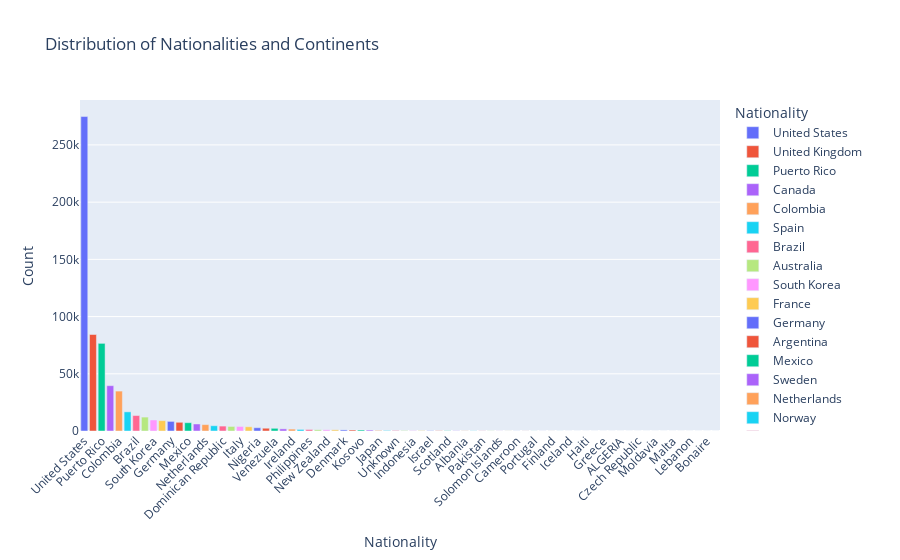

Write notebook code for a chart like this one.
### Code cell
nationality_df = pd.DataFrame({'Nationality': nationality_counts.index, 'Count': nationality_counts.values})
fig_nationality = px.bar(nationality_df, x='Nationality', y='Count', color='Nationality',
                         title='Distribution of Nationalities and Continents')
fig_nationality.update_layout(xaxis_title='Nationality', yaxis_title='Count', xaxis_tickangle=-45)
fig_nationality.show()

### Figure 1 — Plotly figure (JSON) as saved in the notebook; plotly's stock layout.template omitted (floating-point values rounded to 4 significant figures)
{"data": [{"alignmentgroup": "True", "hovertemplate": "Nationality=%{x}<br>Count=%{y}<extra></extra>", "legendgroup": "United States", "marker": {"color": "#636efa", "pattern": {"shape": ""}}, "name": "United States", "offsetgroup": "United States", "orientation": "v", "showlegend": true, "textposition": "auto", "type": "bar", "x": ["United States"], "xaxis": "x", "y": [274804], "yaxis": "y"}, {"alignmentgroup": "True", "hovertemplate": "Nationality=%{x}<br>Count=%{y}<extra></extra>", "legendgroup": "United Kingdom", "marker": {"color": "#EF553B", "pattern": {"shape": ""}}, "name": "United Kingdom", "offsetgroup": "United Kingdom", "orientation": "v", "showlegend": true, "textposition": "auto", "type": "bar", "x": ["United Kingdom"], "xaxis": "x", "y": [84336], "yaxis": "y"}, {"alignmentgroup": "True", "hovertemplate": "Nationality=%{x}<br>Count=%{y}<extra></extra>", "legendgroup": "Puerto Rico", "marker": {"color": "#00cc96", "pattern": {"shape": ""}}, "name": "Puerto Rico", "offsetgroup": "Puerto Rico", "orientation": "v", "showlegend": true, "textposition": "auto", "type": "bar", "x": ["Puerto Rico"], "xaxis": "x", "y": [76600], "yaxis": "y"}, {"alignmentgroup": "True", "hovertemplate": "Nationality=%{x}<br>Count=%{y}<extra></extra>", "legendgroup": "Canada", "marker": {"color": "#ab63fa", "pattern": {"shape": ""}}, "name": "Canada", "offsetgroup": "Canada", "orientation": "v", "showlegend": true, "textposition": "auto", "type": "bar", "x": ["Canada"], "xaxis": "x", "y": [39602], "yaxis": "y"}, {"alignmentgroup": "True", "hovertemplate": "Nationality=%{x}<br>Count=%{y}<extra></extra>", "legendgroup": "Colombia", "marker": {"color": "#FFA15A", "pattern": {"shape": ""}}, "name": "Colombia", "offsetgroup": "Colombia", "orientation": "v", "showlegend": true, "textposition": "auto", "type": "bar", "x": ["Colombia"], "xaxis": "x", "y": [34889], "yaxis": "y"}, {"alignmentgroup": "True", "hovertemplate": "Nationality=%{x}<br>Count=%{y}<extra></extra>", "legendgroup": "Spain", "marker": {"color": "#19d3f3", "pattern": {"shape": ""}}, "name": "Spain", "offsetgroup": "Spain", "orientation": "v", "showlegend": true, "textposition": "auto", "type": "bar", "x": ["Spain"], "xaxis": "x", "y": [16743], "yaxis": "y"}, {"alignmentgroup": "True", "hovertemplate": "Nationality=%{x}<br>Count=%{y}<extra></extra>", "legendgroup": "Brazil", "marker": {"color": "#FF6692", "pattern": {"shape": ""}}, "name": "Brazil", "offsetgroup": "Brazil", "orientation": "v", "showlegend": true, "textposition": "auto", "type": "bar", "x": ["Brazil"], "xaxis": "x", "y": [13511], "yaxis": "y"}, {"alignmentgroup": "True", "hovertemplate": "Nationality=%{x}<br>Count=%{y}<extra></extra>", "legendgroup": "Australia", "marker": {"color": "#B6E880", "pattern": {"shape": ""}}, "name": "Australia", "offsetgroup": "Australia", "orientation": "v", "showlegend": true, "textposition": "auto", "type": "bar", "x": ["Australia"], "xaxis": "x", "y": [12164], "yaxis": "y"}, {"alignmentgroup": "True", "hovertemplate": "Nationality=%{x}<br>Count=%{y}<extra></extra>", "legendgroup": "South Korea", "marker": {"color": "#FF97FF", "pattern": {"shape": ""}}, "name": "South Korea", "offsetgroup": "South Korea", "orientation": "v", "showlegend": true, "textposition": "auto", "type": "bar", "x": ["South Korea"], "xaxis": "x", "y": [9632], "yaxis": "y"}, {"alignmentgroup": "True", "hovertemplate": "Nationality=%{x}<br>Count=%{y}<extra></extra>", "legendgroup": "France", "marker": {"color": "#FECB52", "pattern": {"shape": ""}}, "name": "France", "offsetgroup": "France", "orientation": "v", "showlegend": true, "textposition": "auto", "type": "bar", "x": ["France"], "xaxis": "x", "y": [9052], "yaxis": "y"}, {"alignmentgroup": "True", "hovertemplate": "Nationality=%{x}<br>Count=%{y}<extra></extra>", "legendgroup": "Germany", "marker": {"color": "#636efa", "pattern": {"shape": ""}}, "name": "Germany", "offsetgroup": "Germany", "orientation": "v", "showlegend": true, "textposition": "auto", "type": "bar", "x": ["Germany"], "xaxis": "x", "y": [8388], "yaxis": "y"}, {"alignmentgroup": "True", "hovertemplate": "Nationality=%{x}<br>Count=%{y}<extra></extra>", "legendgroup": "Argentina", "marker": {"color": "#EF553B", "pattern": {"shape": ""}}, "name": "Argentina", "offsetgroup": "Argentina", "orientation": "v", "showlegend": true, "textposition": "auto", "type": "bar", "x": ["Argentina"], "xaxis": "x", "y": [7614], "yaxis": "y"}, {"alignmentgroup": "True", "hovertemplate": "Nationality=%{x}<br>Count=%{y}<extra></extra>", "legendgroup": "Mexico", "marker": {"color": "#00cc96", "pattern": {"shape": ""}}, "name": "Mexico", "offsetgroup": "Mexico", "orientation": "v", "showlegend": true, "textposition": "auto", "type": "bar", "x": ["Mexico"], "xaxis": "x", "y": [7255], "yaxis": "y"}, {"alignmentgroup": "True", "hovertemplate": "Nationality=%{x}<br>Count=%{y}<extra></extra>", "legendgroup": "Sweden", "marker": {"color": "#ab63fa", "pattern": {"shape": ""}}, "name": "Sweden", "offsetgroup": "Sweden", "orientation": "v", "showlegend": true, "textposition": "auto", "type": "bar", "x": ["Sweden"], "xaxis": "x", "y": [6144], "yaxis": "y"}, {"alignmentgroup": "True", "hovertemplate": "Nationality=%{x}<br>Count=%{y}<extra></extra>", "legendgroup": "Netherlands", "marker": {"color": "#FFA15A", "pattern": {"shape": ""}}, "name": "Netherlands", "offsetgroup": "Netherlands", "orientation": "v", "showlegend": true, "textposition": "auto", "type": "bar", "x": ["Netherlands"], "xaxis": "x", "y": [5580], "yaxis": "y"}, {"alignmentgroup": "True", "hovertemplate": "Nationality=%{x}<br>Count=%{y}<extra></extra>", "legendgroup": "Norway", "marker": {"color": "#19d3f3", "pattern": {"shape": ""}}, "name": "Norway", "offsetgroup": "Norway", "orientation": "v", "showlegend": true, "textposition": "auto", "type": "bar", "x": ["Norway"], "xaxis": "x", "y": [4612], "yaxis": "y"}, {"alignmentgroup": "True", "hovertemplate": "Nationality=%{x}<br>Count=%{y}<extra></extra>", "legendgroup": "Dominican Republic", "marker": {"color": "#FF6692", "pattern": {"shape": ""}}, "name": "Dominican Republic", "offsetgroup": "Dominican Republic", "orientation": "v", "showlegend": true, "textposition": "auto", "type": "bar", "x": ["Dominican Republic"], "xaxis": "x", "y": [4304], "yaxis": "y"}, {"alignmentgroup": "True", "hovertemplate": "Nationality=%{x}<br>Count=%{y}<extra></extra>", "legendgroup": "Cuba", "marker": {"color": "#B6E880", "pattern": {"shape": ""}}, "name": "Cuba", "offsetgroup": "Cuba", "orientation": "v", "showlegend": true, "textposition": "auto", "type": "bar", "x": ["Cuba"], "xaxis": "x", "y": [3983], "yaxis": "y"}, {"alignmentgroup": "True", "hovertemplate": "Nationality=%{x}<br>Count=%{y}<extra></extra>", "legendgroup": "Italy", "marker": {"color": "#FF97FF", "pattern": {"shape": ""}}, "name": "Italy", "offsetgroup": "Italy", "orientation": "v", "showlegend": true, "textposition": "auto", "type": "bar", "x": ["Italy"], "xaxis": "x", "y": [3948], "yaxis": "y"}, {"alignmentgroup": "True", "hovertemplate": "Nationality=%{x}<br>Count=%{y}<extra></extra>", "legendgroup": "Panama", "marker": {"color": "#FECB52", "pattern": {"shape": ""}}, "name": "Panama", "offsetgroup": "Panama", "orientation": "v", "showlegend": true, "textposition": "auto", "type": "bar", "x": ["Panama"], "xaxis": "x", "y": [3699], "yaxis": "y"}, {"alignmentgroup": "True", "hovertemplate": "Nationality=%{x}<br>Count=%{y}<extra></extra>", "legendgroup": "Nigeria", "marker": {"color": "#636efa", "pattern": {"shape": ""}}, "name": "Nigeria", "offsetgroup": "Nigeria", "orientation": "v", "showlegend": true, "textposition": "auto", "type": "bar", "x": ["Nigeria"], "xaxis": "x", "y": [2863], "yaxis": "y"}, {"alignmentgroup": "True", "hovertemplate": "Nationality=%{x}<br>Count=%{y}<extra></extra>", "legendgroup": "Jamaica", "marker": {"color": "#EF553B", "pattern": {"shape": ""}}, "name": "Jamaica", "offsetgroup": "Jamaica", "orientation": "v", "showlegend": true, "textposition": "auto", "type": "bar", "x": ["Jamaica"], "xaxis": "x", "y": [2426], "yaxis": "y"}, {"alignmentgroup": "True", "hovertemplate": "Nationality=%{x}<br>Count=%{y}<extra></extra>", "legendgroup": "Venezuela", "marker": {"color": "#00cc96", "pattern": {"shape": ""}}, "name": "Venezuela", "offsetgroup": "Venezuela", "orientation": "v", "showlegend": true, "textposition": "auto", "type": "bar", "x": ["Venezuela"], "xaxis": "x", "y": [2347], "yaxis": "y"}, {"alignmentgroup": "True", "hovertemplate": "Nationality=%{x}<br>Count=%{y}<extra></extra>", "legendgroup": "Russia", "marker": {"color": "#ab63fa", "pattern": {"shape": ""}}, "name": "Russia", "offsetgroup": "Russia", "orientation": "v", "showlegend": true, "textposition": "auto", "type": "bar", "x": ["Russia"], "xaxis": "x", "y": [1857], "yaxis": "y"}, {"alignmentgroup": "True", "hovertemplate": "Nationality=%{x}<br>Count=%{y}<extra></extra>", "legendgroup": "Ireland", "marker": {"color": "#FFA15A", "pattern": {"shape": ""}}, "name": "Ireland", "offsetgroup": "Ireland", "orientation": "v", "showlegend": true, "textposition": "auto", "type": "bar", "x": ["Ireland"], "xaxis": "x", "y": [1662], "yaxis": "y"}, {"alignmentgroup": "True", "hovertemplate": "Nationality=%{x}<br>Count=%{y}<extra></extra>", "legendgroup": "India", "marker": {"color": "#19d3f3", "pattern": {"shape": ""}}, "name": "India", "offsetgroup": "India", "orientation": "v", "showlegend": true, "textposition": "auto", "type": "bar", "x": ["India"], "xaxis": "x", "y": [1360], "yaxis": "y"}, {"alignmentgroup": "True", "hovertemplate": "Nationality=%{x}<br>Count=%{y}<extra></extra>", "legendgroup": "Philippines", "marker": {"color": "#FF6692", "pattern": {"shape": ""}}, "name": "Philippines", "offsetgroup": "Philippines", "orientation": "v", "showlegend": true, "textposition": "auto", "type": "bar", "x": ["Philippines"], "xaxis": "x", "y": [1316], "yaxis": "y"}, {"alignmentgroup": "True", "hovertemplate": "Nationality=%{x}<br>Count=%{y}<extra></extra>", "legendgroup": "Belgium", "marker": {"color": "#B6E880", "pattern": {"shape": ""}}, "name": "Belgium", "offsetgroup": "Belgium", "orientation": "v", "showlegend": true, "textposition": "auto", "type": "bar", "x": ["Belgium"], "xaxis": "x", "y": [1108], "yaxis": "y"}, {"alignmentgroup": "True", "hovertemplate": "Nationality=%{x}<br>Count=%{y}<extra></extra>", "legendgroup": "New Zealand", "marker": {"color": "#FF97FF", "pattern": {"shape": ""}}, "name": "New Zealand", "offsetgroup": "New Zealand", "orientation": "v", "showlegend": true, "textposition": "auto", "type": "bar", "x": ["New Zealand"], "xaxis": "x", "y": [1051], "yaxis": "y"}, {"alignmentgroup": "True", "hovertemplate": "Nationality=%{x}<br>Count=%{y}<extra></extra>", "legendgroup": "Barbados", "marker": {"color": "#FECB52", "pattern": {"shape": ""}}, "name": "Barbados", "offsetgroup": "Barbados", "orientation": "v", "showlegend": true, "textposition": "auto", "type": "bar", "x": ["Barbados"], "xaxis": "x", "y": [1047], "yaxis": "y"}, {"alignmentgroup": "True", "hovertemplate": "Nationality=%{x}<br>Count=%{y}<extra></extra>", "legendgroup": "Denmark", "marker": {"color": "#636efa", "pattern": {"shape": ""}}, "name": "Denmark", "offsetgroup": "Denmark", "orientation": "v", "showlegend": true, "textposition": "auto", "type": "bar", "x": ["Denmark"], "xaxis": "x", "y": [951], "yaxis": "y"}, {"alignmentgroup": "True", "hovertemplate": "Nationality=%{x}<br>Count=%{y}<extra></extra>", "legendgroup": "Chili", "marker": {"color": "#EF553B", "pattern": {"shape": ""}}, "name": "Chili", "offsetgroup": "Chili", "orientation": "v", "showlegend": true, "textposition": "auto", "type": "bar", "x": ["Chili"], "xaxis": "x", "y": [863], "yaxis": "y"}, {"alignmentgroup": "True", "hovertemplate": "Nationality=%{x}<br>Count=%{y}<extra></extra>", "legendgroup": "Kosovo", "marker": {"color": "#00cc96", "pattern": {"shape": ""}}, "name": "Kosovo", "offsetgroup": "Kosovo", "orientation": "v", "showlegend": true, "textposition": "auto", "type": "bar", "x": ["Kosovo"], "xaxis": "x", "y": [861], "yaxis": "y"}, {"alignmentgroup": "True", "hovertemplate": "Nationality=%{x}<br>Count=%{y}<extra></extra>", "legendgroup": "Morocco", "marker": {"color": "#ab63fa", "pattern": {"shape": ""}}, "name": "Morocco", "offsetgroup": "Morocco", "orientation": "v", "showlegend": true, "textposition": "auto", "type": "bar", "x": ["Morocco"], "xaxis": "x", "y": [815], "yaxis": "y"}, {"alignmentgroup": "True", "hovertemplate": "Nationality=%{x}<br>Count=%{y}<extra></extra>", "legendgroup": "Japan", "marker": {"color": "#FFA15A", "pattern": {"shape": ""}}, "name": "Japan", "offsetgroup": "Japan", "orientation": "v", "showlegend": true, "textposition": "auto", "type": "bar", "x": ["Japan"], "xaxis": "x", "y": [520], "yaxis": "y"}, {"alignmentgroup": "True", "hovertemplate": "Nationality=%{x}<br>Count=%{y}<extra></extra>", "legendgroup": "Lithuania", "marker": {"color": "#19d3f3", "pattern": {"shape": ""}}, "name": "Lithuania", "offsetgroup": "Lithuania", "orientation": "v", "showlegend": true, "textposition": "auto", "type": "bar", "x": ["Lithuania"], "xaxis": "x", "y": [466], "yaxis": "y"}, {"alignmentgroup": "True", "hovertemplate": "Nationality=%{x}<br>Count=%{y}<extra></extra>", "legendgroup": "Unknown", "marker": {"color": "#FF6692", "pattern": {"shape": ""}}, "name": "Unknown", "offsetgroup": "Unknown", "orientation": "v", "showlegend": true, "textposition": "auto", "type": "bar", "x": ["Unknown"], "xaxis": "x", "y": [465], "yaxis": "y"}, {"alignmentgroup": "True", "hovertemplate": "Nationality=%{x}<br>Count=%{y}<extra></extra>", "legendgroup": "Turkey", "marker": {"color": "#B6E880", "pattern": {"shape": ""}}, "name": "Turkey", "offsetgroup": "Turkey", "orientation": "v", "showlegend": true, "textposition": "auto", "type": "bar", "x": ["Turkey"], "xaxis": "x", "y": [386], "yaxis": "y"}, {"alignmentgroup": "True", "hovertemplate": "Nationality=%{x}<br>Count=%{y}<extra></extra>", "legendgroup": "Indonesia", "marker": {"color": "#FF97FF", "pattern": {"shape": ""}}, "name": "Indonesia", "offsetgroup": "Indonesia", "orientation": "v", "showlegend": true, "textposition": "auto", "type": "bar", "x": ["Indonesia"], "xaxis": "x", "y": [323], "yaxis": "y"}, {"alignmentgroup": "True", "hovertemplate": "Nationality=%{x}<br>Count=%{y}<extra></extra>", "legendgroup": "Thailand", "marker": {"color": "#FECB52", "pattern": {"shape": ""}}, "name": "Thailand", "offsetgroup": "Thailand", "orientation": "v", "showlegend": true, "textposition": "auto", "type": "bar", "x": ["Thailand"], "xaxis": "x", "y": [317], "yaxis": "y"}, {"alignmentgroup": "True", "hovertemplate": "Nationality=%{x}<br>Count=%{y}<extra></extra>", "legendgroup": "Israel", "marker": {"color": "#636efa", "pattern": {"shape": ""}}, "name": "Israel", "offsetgroup": "Israel", "orientation": "v", "showlegend": true, "textposition": "auto", "type": "bar", "x": ["Israel"], "xaxis": "x", "y": [271], "yaxis": "y"}, {"alignmentgroup": "True", "hovertemplate": "Nationality=%{x}<br>Count=%{y}<extra></extra>", "legendgroup": "Austria", "marker": {"color": "#EF553B", "pattern": {"shape": ""}}, "name": "Austria", "offsetgroup": "Austria", "orientation": "v", "showlegend": true, "textposition": "auto", "type": "bar", "x": ["Austria"], "xaxis": "x", "y": [243], "yaxis": "y"}, {"alignmentgroup": "True", "hovertemplate": "Nationality=%{x}<br>Count=%{y}<extra></extra>", "legendgroup": "Scotland", "marker": {"color": "#00cc96", "pattern": {"shape": ""}}, "name": "Scotland", "offsetgroup": "Scotland", "orientation": "v", "showlegend": true, "textposition": "auto", "type": "bar", "x": ["Scotland"], "xaxis": "x", "y": [225], "yaxis": "y"}, {"alignmentgroup": "True", "hovertemplate": "Nationality=%{x}<br>Count=%{y}<extra></extra>", "legendgroup": "Ghana", "marker": {"color": "#ab63fa", "pattern": {"shape": ""}}, "name": "Ghana", "offsetgroup": "Ghana", "orientation": "v", "showlegend": true, "textposition": "auto", "type": "bar", "x": ["Ghana"], "xaxis": "x", "y": [180], "yaxis": "y"}, {"alignmentgroup": "True", "hovertemplate": "Nationality=%{x}<br>Count=%{y}<extra></extra>", "legendgroup": "Albania", "marker": {"color": "#FFA15A", "pattern": {"shape": ""}}, "name": "Albania", "offsetgroup": "Albania", "orientation": "v", "showlegend": true, "textposition": "auto", "type": "bar", "x": ["Albania"], "xaxis": "x", "y": [155], "yaxis": "y"}, {"alignmentgroup": "True", "hovertemplate": "Nationality=%{x}<br>Count=%{y}<extra></extra>", "legendgroup": "Kazakhstan", "marker": {"color": "#19d3f3", "pattern": {"shape": ""}}, "name": "Kazakhstan", "offsetgroup": "Kazakhstan", "orientation": "v", "showlegend": true, "textposition": "auto", "type": "bar", "x": ["Kazakhstan"], "xaxis": "x", "y": [155], "yaxis": "y"}, {"alignmentgroup": "True", "hovertemplate": "Nationality=%{x}<br>Count=%{y}<extra></extra>", "legendgroup": "Pakistan", "marker": {"color": "#FF6692", "pattern": {"shape": ""}}, "name": "Pakistan", "offsetgroup": "Pakistan", "orientation": "v", "showlegend": true, "textposition": "auto", "type": "bar", "x": ["Pakistan"], "xaxis": "x", "y": [149], "yaxis": "y"}, {"alignmentgroup": "True", "hovertemplate": "Nationality=%{x}<br>Count=%{y}<extra></extra>", "legendgroup": "South Africa", "marker": {"color": "#B6E880", "pattern": {"shape": ""}}, "name": "South Africa", "offsetgroup": "South Africa", "orientation": "v", "showlegend": true, "textposition": "auto", "type": "bar", "x": ["South Africa"], "xaxis": "x", "y": [132], "yaxis": "y"}, {"alignmentgroup": "True", "hovertemplate": "Nationality=%{x}<br>Count=%{y}<extra></extra>", "legendgroup": "Solomon Islands", "marker": {"color": "#FF97FF", "pattern": {"shape": ""}}, "name": "Solomon Islands", "offsetgroup": "Solomon Islands", "orientation": "v", "showlegend": true, "textposition": "auto", "type": "bar", "x": ["Solomon Islands"], "xaxis": "x", "y": [91], "yaxis": "y"}, {"alignmentgroup": "True", "hovertemplate": "Nationality=%{x}<br>Count=%{y}<extra></extra>", "legendgroup": "Swiss", "marker": {"color": "#FECB52", "pattern": {"shape": ""}}, "name": "Swiss", "offsetgroup": "Swiss", "orientation": "v", "showlegend": true, "textposition": "auto", "type": "bar", "x": ["Swiss"], "xaxis": "x", "y": [68], "yaxis": "y"}, {"alignmentgroup": "True", "hovertemplate": "Nationality=%{x}<br>Count=%{y}<extra></extra>", "legendgroup": "Cameroon", "marker": {"color": "#636efa", "pattern": {"shape": ""}}, "name": "Cameroon", "offsetgroup": "Cameroon", "orientation": "v", "showlegend": true, "textposition": "auto", "type": "bar", "x": ["Cameroon"], "xaxis": "x", "y": [66], "yaxis": "y"}, {"alignmentgroup": "True", "hovertemplate": "Nationality=%{x}<br>Count=%{y}<extra></extra>", "legendgroup": "Ukraine", "marker": {"color": "#EF553B", "pattern": {"shape": ""}}, "name": "Ukraine", "offsetgroup": "Ukraine", "orientation": "v", "showlegend": true, "textposition": "auto", "type": "bar", "x": ["Ukraine"], "xaxis": "x", "y": [65], "yaxis": "y"}, {"alignmentgroup": "True", "hovertemplate": "Nationality=%{x}<br>Count=%{y}<extra></extra>", "legendgroup": "Portugal", "marker": {"color": "#00cc96", "pattern": {"shape": ""}}, "name": "Portugal", "offsetgroup": "Portugal", "orientation": "v", "showlegend": true, "textposition": "auto", "type": "bar", "x": ["Portugal"], "xaxis": "x", "y": [51], "yaxis": "y"}, {"alignmentgroup": "True", "hovertemplate": "Nationality=%{x}<br>Count=%{y}<extra></extra>", "legendgroup": "Ivory Coast", "marker": {"color": "#ab63fa", "pattern": {"shape": ""}}, "name": "Ivory Coast", "offsetgroup": "Ivory Coast", "orientation": "v", "showlegend": true, "textposition": "auto", "type": "bar", "x": ["Ivory Coast"], "xaxis": "x", "y": [44], "yaxis": "y"}, {"alignmentgroup": "True", "hovertemplate": "Nationality=%{x}<br>Count=%{y}<extra></extra>", "legendgroup": "Finland", "marker": {"color": "#FFA15A", "pattern": {"shape": ""}}, "name": "Finland", "offsetgroup": "Finland", "orientation": "v", "showlegend": true, "textposition": "auto", "type": "bar", "x": ["Finland"], "xaxis": "x", "y": [33], "yaxis": "y"}, {"alignmentgroup": "True", "hovertemplate": "Nationality=%{x}<br>Count=%{y}<extra></extra>", "legendgroup": "Romania", "marker": {"color": "#19d3f3", "pattern": {"shape": ""}}, "name": "Romania", "offsetgroup": "Romania", "orientation": "v", "showlegend": true, "textposition": "auto", "type": "bar", "x": ["Romania"], "xaxis": "x", "y": [33], "yaxis": "y"}, {"alignmentgroup": "True", "hovertemplate": "Nationality=%{x}<br>Count=%{y}<extra></extra>", "legendgroup": "Iceland", "marker": {"color": "#FF6692", "pattern": {"shape": ""}}, "name": "Iceland", "offsetgroup": "Iceland", "orientation": "v", "showlegend": true, "textposition": "auto", "type": "bar", "x": ["Iceland"], "xaxis": "x", "y": [25], "yaxis": "y"}, {"alignmentgroup": "True", "hovertemplate": "Nationality=%{x}<br>Count=%{y}<extra></extra>", "legendgroup": "China", "marker": {"color": "#B6E880", "pattern": {"shape": ""}}, "name": "China", "offsetgroup": "China", "orientation": "v", "showlegend": true, "textposition": "auto", "type": "bar", "x": ["China"], "xaxis": "x", "y": [23], "yaxis": "y"}, {"alignmentgroup": "True", "hovertemplate": "Nationality=%{x}<br>Count=%{y}<extra></extra>", "legendgroup": "Haiti", "marker": {"color": "#FF97FF", "pattern": {"shape": ""}}, "name": "Haiti", "offsetgroup": "Haiti", "orientation": "v", "showlegend": true, "textposition": "auto", "type": "bar", "x": ["Haiti"], "xaxis": "x", "y": [13], "yaxis": "y"}, {"alignmentgroup": "True", "hovertemplate": "Nationality=%{x}<br>Count=%{y}<extra></extra>", "legendgroup": "Ecuador", "marker": {"color": "#FECB52", "pattern": {"shape": ""}}, "name": "Ecuador", "offsetgroup": "Ecuador", "orientation": "v", "showlegend": true, "textposition": "auto", "type": "bar", "x": ["Ecuador"], "xaxis": "x", "y": [11], "yaxis": "y"}, {"alignmentgroup": "True", "hovertemplate": "Nationality=%{x}<br>Count=%{y}<extra></extra>", "legendgroup": "Greece", "marker": {"color": "#636efa", "pattern": {"shape": ""}}, "name": "Greece", "offsetgroup": "Greece", "orientation": "v", "showlegend": true, "textposition": "auto", "type": "bar", "x": ["Greece"], "xaxis": "x", "y": [8], "yaxis": "y"}, {"alignmentgroup": "True", "hovertemplate": "Nationality=%{x}<br>Count=%{y}<extra></extra>", "legendgroup": "Costa Rica", "marker": {"color": "#EF553B", "pattern": {"shape": ""}}, "name": "Costa Rica", "offsetgroup": "Costa Rica", "orientation": "v", "showlegend": true, "textposition": "auto", "type": "bar", "x": ["Costa Rica"], "xaxis": "x", "y": [5], "yaxis": "y"}, {"alignmentgroup": "True", "hovertemplate": "Nationality=%{x}<br>Count=%{y}<extra></extra>", "legendgroup": "ALGERIA", "marker": {"color": "#00cc96", "pattern": {"shape": ""}}, "name": "ALGERIA", "offsetgroup": "ALGERIA", "orientation": "v", "showlegend": true, "textposition": "auto", "type": "bar", "x": ["ALGERIA"], "xaxis": "x", "y": [4], "yaxis": "y"}, {"alignmentgroup": "True", "hovertemplate": "Nationality=%{x}<br>Count=%{y}<extra></extra>", "legendgroup": "Sri Lanka", "marker": {"color": "#ab63fa", "pattern": {"shape": ""}}, "name": "Sri Lanka", "offsetgroup": "Sri Lanka", "orientation": "v", "showlegend": true, "textposition": "auto", "type": "bar", "x": ["Sri Lanka"], "xaxis": "x", "y": [4], "yaxis": "y"}, {"alignmentgroup": "True", "hovertemplate": "Nationality=%{x}<br>Count=%{y}<extra></extra>", "legendgroup": "Czech Republic", "marker": {"color": "#FFA15A", "pattern": {"shape": ""}}, "name": "Czech Republic", "offsetgroup": "Czech Republic", "orientation": "v", "showlegend": true, "textposition": "auto", "type": "bar", "x": ["Czech Republic"], "xaxis": "x", "y": [4], "yaxis": "y"}, {"alignmentgroup": "True", "hovertemplate": "Nationality=%{x}<br>Count=%{y}<extra></extra>", "legendgroup": "Poland", "marker": {"color": "#19d3f3", "pattern": {"shape": ""}}, "name": "Poland", "offsetgroup": "Poland", "orientation": "v", "showlegend": true, "textposition": "auto", "type": "bar", "x": ["Poland"], "xaxis": "x", "y": [3], "yaxis": "y"}, {"alignmentgroup": "True", "hovertemplate": "Nationality=%{x}<br>Count=%{y}<extra></extra>", "legendgroup": "Moldavia", "marker": {"color": "#FF6692", "pattern": {"shape": ""}}, "name": "Moldavia", "offsetgroup": "Moldavia", "orientation": "v", "showlegend": true, "textposition": "auto", "type": "bar", "x": ["Moldavia"], "xaxis": "x", "y": [3], "yaxis": "y"}, {"alignmentgroup": "True", "hovertemplate": "Nationality=%{x}<br>Count=%{y}<extra></extra>", "legendgroup": "Republic of Congo", "marker": {"color": "#B6E880", "pattern": {"shape": ""}}, "name": "Republic of Congo", "offsetgroup": "Republic of Congo", "orientation": "v", "showlegend": true, "textposition": "auto", "type": "bar", "x": ["Republic of Congo"], "xaxis": "x", "y": [2], "yaxis": "y"}, {"alignmentgroup": "True", "hovertemplate": "Nationality=%{x}<br>Count=%{y}<extra></extra>", "legendgroup": "Malta", "marker": {"color": "#FF97FF", "pattern": {"shape": ""}}, "name": "Malta", "offsetgroup": "Malta", "orientation": "v", "showlegend": true, "textposition": "auto", "type": "bar", "x": ["Malta"], "xaxis": "x", "y": [1], "yaxis": "y"}, {"alignmentgroup": "True", "hovertemplate": "Nationality=%{x}<br>Count=%{y}<extra></extra>", "legendgroup": "Azerbaijan", "marker": {"color": "#FECB52", "pattern": {"shape": ""}}, "name": "Azerbaijan", "offsetgroup": "Azerbaijan", "orientation": "v", "showlegend": true, "textposition": "auto", "type": "bar", "x": ["Azerbaijan"], "xaxis": "x", "y": [1], "yaxis": "y"}, {"alignmentgroup": "True", "hovertemplate": "Nationality=%{x}<br>Count=%{y}<extra></extra>", "legendgroup": "Lebanon", "marker": {"color": "#636efa", "pattern": {"shape": ""}}, "name": "Lebanon", "offsetgroup": "Lebanon", "orientation": "v", "showlegend": true, "textposition": "auto", "type": "bar", "x": ["Lebanon"], "xaxis": "x", "y": [1], "yaxis": "y"}, {"alignmentgroup": "True", "hovertemplate": "Nationality=%{x}<br>Count=%{y}<extra></extra>", "legendgroup": "Senegal", "marker": {"color": "#EF553B", "pattern": {"shape": ""}}, "name": "Senegal", "offsetgroup": "Senegal", "orientation": "v", "showlegend": true, "textposition": "auto", "type": "bar", "x": ["Senegal"], "xaxis": "x", "y": [1], "yaxis": "y"}, {"alignmentgroup": "True", "hovertemplate": "Nationality=%{x}<br>Count=%{y}<extra></extra>", "legendgroup": "Bonaire", "marker": {"color": "#00cc96", "pattern": {"shape": ""}}, "name": "Bonaire", "offsetgroup": "Bonaire", "orientation": "v", "showlegend": true, "textposition": "auto", "type": "bar", "x": ["Bonaire"], "xaxis": "x", "y": [1], "yaxis": "y"}, {"alignmentgroup": "True", "hovertemplate": "Nationality=%{x}<br>Count=%{y}<extra></extra>", "legendgroup": "Suecia", "marker": {"color": "#ab63fa", "pattern": {"shape": ""}}, "name": "Suecia", "offsetgroup": "Suecia", "orientation": "v", "showlegend": true, "textposition": "auto", "type": "bar", "x": ["Suecia"], "xaxis": "x", "y": [1], "yaxis": "y"}], "layout": {"barmode": "relative", "legend": {"title": {"text": "Nationality"}, "tracegroupgap": 0}, "title": {"text": "Distribution of Nationalities and Continents"}, "xaxis": {"anchor": "y", "categoryarray": ["United States", "United Kingdom", "Puerto Rico", "Canada", "Colombia", "Spain", "Brazil", "Australia", "South Korea", "France", "Germany", "Argentina", "Mexico", "Sweden", "Netherlands", "Norway", "Dominican Republic", "Cuba", "Italy", "Panama", "Nigeria", "Jamaica", "Venezuela", "Russia", "Ireland", "India", "Philippines", "Belgium", "New Zealand", "Barbados", "Denmark", "Chili", "Kosovo", "Morocco", "Japan", "Lithuania", "Unknown", "Turkey", "Indonesia", "Thailand", "Israel", "Austria", "Scotland", "Ghana", "Albania", "Kazakhstan", "Pakistan", "South Africa", "Solomon Islands", "Swiss", "Cameroon", "Ukraine", "Portugal", "Ivory Coast", "Finland", "Romania", "Iceland", "China", "Haiti", "Ecuador", "Greece", "Costa Rica", "ALGERIA", "Sri Lanka", "Czech Republic", "Poland", "Moldavia", "Republic of Congo", "Malta", "Azerbaijan", "Lebanon", "Senegal", "Bonaire", "Suecia"], "categoryorder": "array", "domain": [0, 1], "tickangle": -45, "title": {"text": "Nationality"}}, "yaxis": {"anchor": "x", "domain": [0, 1], "title": {"text": "Count"}}}}
